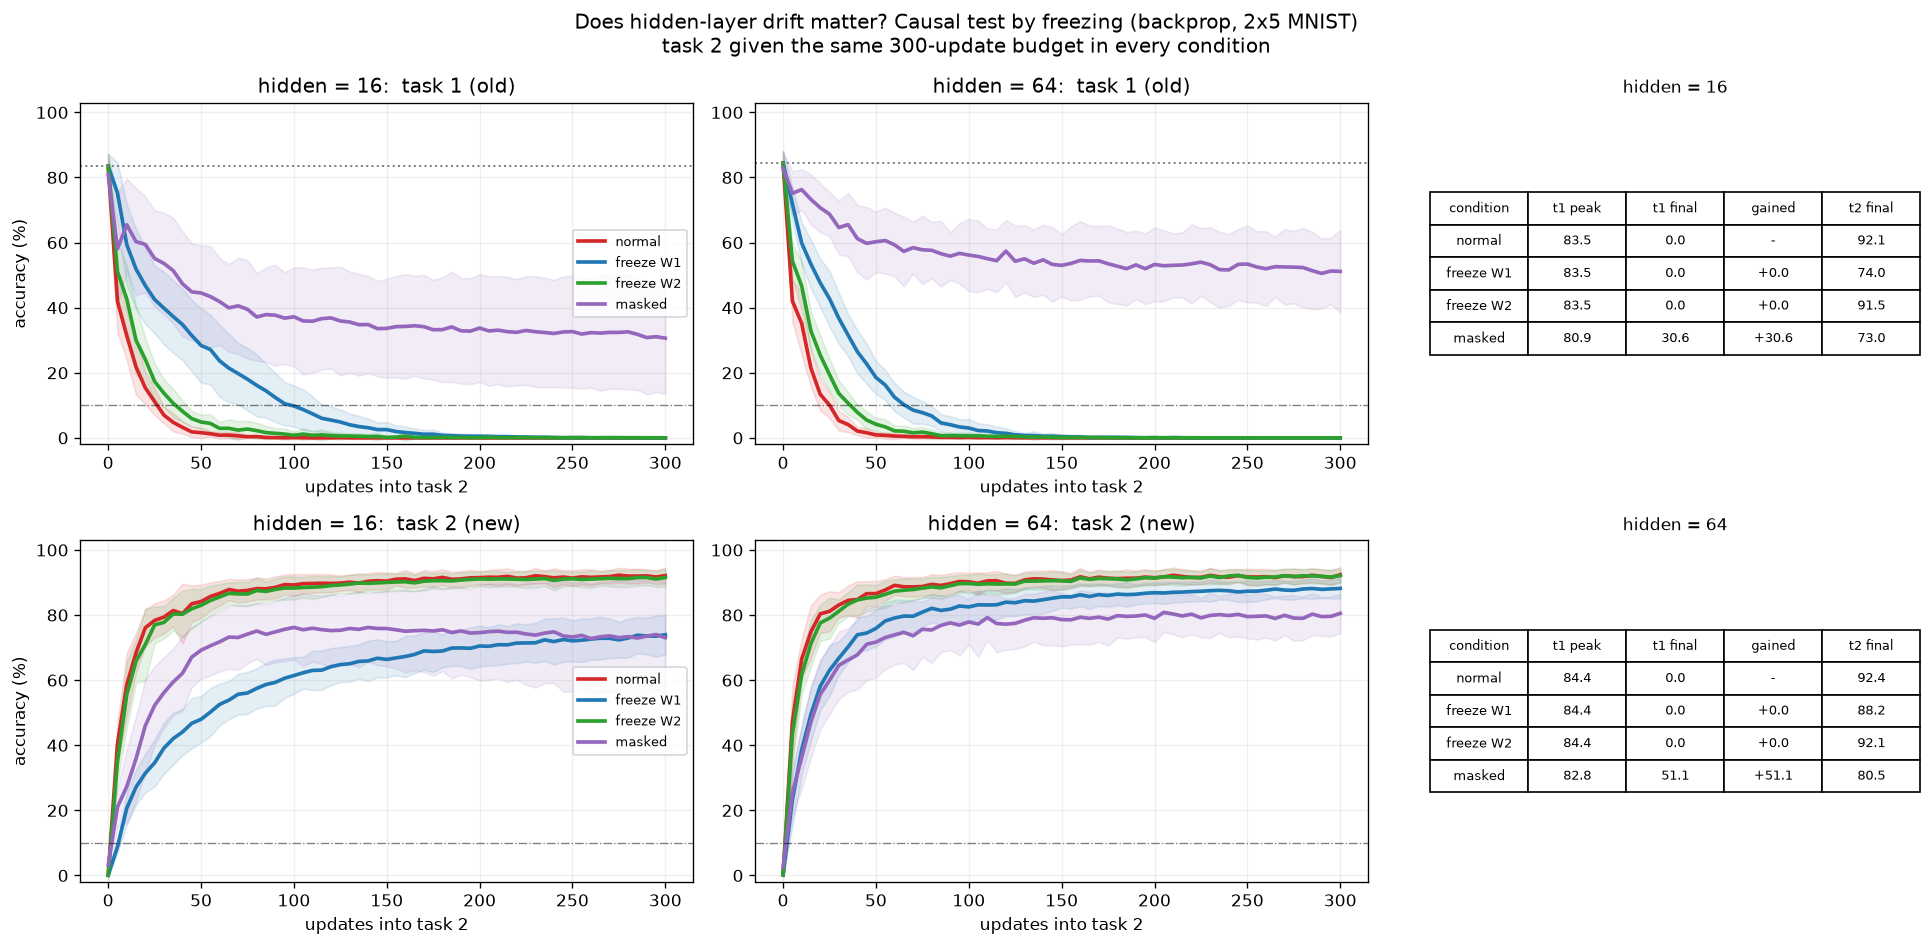

The Python source for this figure:
"""22_does_hidden_drift_matter  (CORRECTED)

ONE QUESTION
    Does it make any difference whether the network keeps its internal representation?

WHAT WAS WRONG IN THE FIRST VERSION
    Task 1 and task 2 were run in two separate calls to run_classil. The second call was given
    a ONE-element task list, so its `curves` array had a single column -- task 2's accuracy --
    which the script then plotted with a "task 1" label. The top row of the old figure was
    task-2 learning curves. The printed table and the bar chart were computed separately and
    were correct, so the CONCLUSION did not change; only the picture was wrong.

    Fix: one run_classil call covering both tasks, using a per-task budget list. Task 1 trains
    to a competence threshold; task 2 gets a fixed number of updates, identical in every
    condition, so no condition can appear to "forget less" merely by training less.

WHAT IS BEING COMPARED
    Backprop only. 2 tasks x 5 classes, MNIST 14x14. During TASK 2 ONLY:

      normal      nothing held fixed
      freeze W1   input->hidden weights held fixed   -> the hidden code CANNOT change
      freeze W2   hidden->output weights held fixed  -> the output readout CANNOT change
      masked      absent classes contribute no gradient -> the downward push on classes not in
                  the current task is switched off

    Run at hidden = 16 and hidden = 64.

HOW IT ANSWERS THE QUESTION
    "freeze W1 minus normal" is a CAUSAL upper bound. If eliminating hidden-layer change
    entirely gives back 3 percentage points, then no method that works by reducing
    hidden-layer change -- prospective configuration included -- can give back more than 3
    points at that width.

RESULT FROM THE FIRST RUN (not changed by this fix)
      hidden=16:  freeze W1 +3.3   freeze W2 +0.1   masked +30.2
      hidden=64:  freeze W1 +0.1   freeze W2 +0.0   masked +46.9

    Note especially that freezing W2 changes nothing while task 2 still reaches ~90%. With the
    readout pinned, the network learns task 2 by rewriting the hidden code instead. Blocking
    one route diverts the change through the other; only switching off the downward push on
    absent classes helps.

FIGURE
    Row 1: task-1 accuracy through task 2 -- now genuinely task 1.
    Row 2: task-2 accuracy over the same window, so it is visible that every condition really
           did learn task 2. Without this, "freeze W1 forgot less" could just mean "learnt
           less", which is the confound this whole design exists to remove.
    Right: a small table of final values. Three of four conditions sit at zero, so a bar chart
           is the wrong instrument -- it draws three empty boxes and says nothing. The table
           states the numbers plainly and the curves carry the shape information.
"""
import sys, time
from pathlib import Path
ROOT = Path(__file__).resolve().parent.parent
sys.path.insert(0, str(ROOT))

import numpy as np
import torch
import matplotlib.pyplot as plt

from src.data import load_mnist, class_indices, make_eval_split
from src.model import Arch, Objective, replace
from src.methods import build_method
from src.runner import run_classil
from src.metrics import half_life, area_retained
from src.probes import restricted_argmax_fn

# ============================ constants ============================
DEVICE    = "cuda" if torch.cuda.is_available() else "cpu"
DATA_DIR  = ROOT / "data"
FIG       = Path(__file__).resolve().with_suffix(".png")
IMG_SIZE  = 14
BASE_SEED = 0
N_RUNS    = 10

WIDTHS            = [16, 64]
CLASSES_PER_TASK  = 5
TASK1_THRESHOLD   = 0.70
STOP_PATIENCE     = 3
TASK1_MAX_ITERS   = 800
TASK2_ITERS       = 300
BATCH             = 32
EVAL_EVERY        = 5
EVAL_PER_CLASS    = 100

ARCH_BASE = Arch(in_dim=IMG_SIZE * IMG_SIZE, hidden=64, out_dim=10,
                 act="tanh", bias=True, init="scaled_normal")
OBJ_FULL   = Objective(loss="mse", target="onehot", mask=False)
OBJ_MASKED = replace(OBJ_FULL, mask=True)
BP_LR = 0.1     # exp 24: backprop's best under linear+SE 1/0. Was 0.05, worth about 1 point.

CONDITIONS = {
    "normal":    (OBJ_FULL,   set()),
    "freeze W1": (OBJ_FULL,   {"W1", "b1"}),
    "freeze W2": (OBJ_FULL,   {"W2", "b2"}),
    "masked":    (OBJ_MASKED, set()),
}
COLOURS = {"normal": "tab:red", "freeze W1": "tab:blue",
           "freeze W2": "tab:green", "masked": "tab:purple"}
# ==================================================================

train, test = load_mnist(size=IMG_SIZE, root=str(DATA_DIR))
cidx = class_indices(train)

C1 = {(w, c): [] for w in WIDTHS for c in CONDITIONS}
C2 = {(w, c): [] for w in WIDTHS for c in CONDITIONS}
peak = {(w, c): [] for w in WIDTHS for c in CONDITIONS}
hl = {(w, c): [] for w in WIDTHS for c in CONDITIONS}
ar = {(w, c): [] for w in WIDTHS for c in CONDITIONS}
missed = {(w, c): 0 for w in WIDTHS for c in CONDITIONS}
t0 = time.time()

for width in WIDTHS:
    arch = replace(ARCH_BASE, hidden=width)
    for run in range(N_RUNS):
        seed = BASE_SEED + run
        d = np.random.default_rng(seed).permutation(10).tolist()
        k = CLASSES_PER_TASK
        tasks = [sorted(d[:k]), sorted(d[k:2 * k])]
        classes = sorted({c for t in tasks for c in t})
        stop_ev, rep_ev = make_eval_split(test, classes, EVAL_PER_CLASS, DEVICE, seed=seed)

        for cname, (obj, frozen_names) in CONDITIONS.items():
            handle = {}
            step_fn, predict = build_method("backprop", in_dim=arch.in_dim, hidden=width,
                                            out_dim=arch.out_dim, arch=arch, obj=obj,
                                            lr=BP_LR, seed=seed, device=DEVICE, handle=handle)
            params, freeze = handle["params"], handle["freeze"]
            snap = {}

            def on_task_end(ti, step, _p=params, _fz=freeze, _fn=frozen_names, _s=snap):
                if ti == 0:
                    _s["W1"] = _p.W1.detach().clone()
                    _s["W2"] = _p.W2.detach().clone()
                    _fz.update(_fn)

            out = run_classil(
                step_fn, predict, tasks, train, cidx,
                report_eval=rep_ev, stop_eval=stop_ev,
                readouts={"a": restricted_argmax_fn(predict, classes)},
                max_iters_per_task=[TASK1_MAX_ITERS, TASK2_ITERS],
                stop_threshold=[TASK1_THRESHOLD, None],
                stop_patience=STOP_PATIENCE, batch=BATCH,
                eval_every=EVAL_EVERY, device=DEVICE, data_seed=seed,
                on_task_end=on_task_end)

            steps, cur, sw = out["steps"], out["curves"]["a"], out["switches"][0]
            missed[(width, cname)] += int(not out["reached"][0])
            pk = float(cur[steps <= sw][-1, 0])
            peak[(width, cname)].append(pk)
            after = cur[steps > sw]
            # Index 0 is the PRE-SWITCH PEAK. Without it the curve starts at the first eval
            # after the switch (EVAL_EVERY updates in), by which point an unmasked run has
            # already fallen a long way -- so panels appeared to start at different heights.
            pk2 = float(cur[steps <= sw][-1, 1])
            C1[(width, cname)].append(np.concatenate([[pk], after[:, 0]]))
            C2[(width, cname)].append(np.concatenate([[pk2], after[:, 1]]))
            hl[(width, cname)].append(half_life(steps, cur[:, 0], after=sw, peak=pk))
            ar[(width, cname)].append(area_retained(steps, cur[:, 0], after=sw, peak=pk))

            if "W1" in frozen_names:
                assert torch.equal(params.W1, snap["W1"]), "W1 moved despite being frozen"
            if "W2" in frozen_names:
                assert torch.equal(params.W2, snap["W2"]), "W2 moved despite being frozen"

    print(f"h={width:>4} | " + " | ".join(
        f"{c}: t1 {np.mean([x[-1] for x in C1[(width, c)]]) * 100:5.1f}%"
        f" t2 {np.mean([x[-1] for x in C2[(width, c)]]) * 100:5.1f}%" for c in CONDITIONS)
        + f" | {time.time() - t0:5.0f}s")

# ------------------------------- table -------------------------------
print("\n" + "=" * 104)
print(f"After {TASK2_ITERS} fixed updates on task 2  ({N_RUNS} runs, task 1 trained to "
      f"{TASK1_THRESHOLD:.0%}, lr {BP_LR})")
print(f"{'hidden':>7}{'condition':>12}{'t1 peak':>10}{'t1 final':>13}{'recovered':>11}"
      f"{'t2 final':>10}{'half-life':>11}{'area kept':>11}")
for w in WIDTHS:
    base = np.mean([x[-1] for x in C1[(w, "normal")]]) * 100
    for c in CONDITIONS:
        f1 = np.array([x[-1] for x in C1[(w, c)]]) * 100
        f2 = np.array([x[-1] for x in C2[(w, c)]]) * 100
        # Runs that never halved are CENSORED at the window end, not dropped. Dropping them
        # biases the mean downward and hides the best-performing condition entirely.
        h = [TASK2_ITERS if v is None else v for v in hl[(w, c)]]
        ncens = sum(v is None for v in hl[(w, c)])
        rec = "" if c == "normal" else f"{f1.mean() - base:+11.1f}"
        print(f"{w:>7}{c:>12}{np.mean(peak[(w, c)]) * 100:>10.1f}"
              f"{f1.mean():>9.1f}+/-{f1.std():<3.1f}{rec}"
              f"{f2.mean():>10.1f}{np.mean(h):>10.0f}{'*' if ncens else ' '}"
              f"{np.mean(ar[(w, c)]):>11.2f}")
        if missed[(w, c)]:
            print(f"{'':>19}WARNING: task 1 missed the threshold in {missed[(w, c)]} run(s)")
        if np.mean(peak[(w, c)]) < TASK1_THRESHOLD:
            print(f"{'':>19}CAVEAT: mean peak {np.mean(peak[(w, c)]) * 100:.1f}% is below the "
                  f"{TASK1_THRESHOLD:.0%} criterion -- retention here is not comparable")

print("\nREAD IT LIKE THIS")
print("  'recovered' = percentage points of task-1 accuracy the intervention gives back,")
print("     compared with doing nothing. 'freeze W1' recovered is the CAUSAL CEILING on what")
print("     any method that works by stabilising the hidden layer could win at that width.")
print("  't2 final' should be similar across conditions, or the comparison is unfair.")
print("  '*' after half-life = some runs never halved and were censored at the window end.")
print("  'half-life' = updates for task-1 accuracy to fall to half its pre-switch peak. Use")
print("     this, not the final value, whenever every condition ends near zero.")

# ------------------------------- figure -------------------------------
ncol = len(WIDTHS) + 1
fig, axes = plt.subplots(2, ncol, figsize=(5.8 * len(WIDTHS) + 4.6, 8),
                         gridspec_kw={"width_ratios": [1] * len(WIDTHS) + [0.8]})
for j, w in enumerate(WIDTHS):
    n = min(min(len(x) for x in C1[(w, c)]) for c in CONDITIONS)
    xs = np.arange(n) * EVAL_EVERY
    for row, (store, lab) in enumerate([(C1, "task 1 (old)"), (C2, "task 2 (new)")]):
        ax = axes[row, j]
        for c in CONDITIONS:
            A = np.stack([x[:n] for x in store[(w, c)]]) * 100
            ax.plot(xs, A.mean(0), color=COLOURS[c], lw=2.2, label=c)
            ax.fill_between(xs, A.mean(0) - A.std(0), A.mean(0) + A.std(0),
                            color=COLOURS[c], alpha=0.12)
        ax.axhline(100 / (2 * CLASSES_PER_TASK), color="k", lw=0.8, ls="-.", alpha=0.5)
        if row == 0:
            ax.axhline(np.mean(peak[(w, "normal")]) * 100, color="gray", ls=":", lw=1.2)
        ax.set_ylim(-2, 103); ax.grid(alpha=0.2)
        ax.set_title(f"hidden = {w}:  {lab}")
        ax.set_xlabel("updates into task 2")
        if j == 0:
            ax.set_ylabel("accuracy (%)")
            ax.legend(fontsize=8, loc="center right")

for row, w in enumerate(WIDTHS[:2]):
    ax = axes[row, ncol - 1]; ax.axis("off")
    base = np.mean([x[-1] for x in C1[(w, "normal")]]) * 100
    rows = [[c, f"{np.mean(peak[(w, c)]) * 100:.1f}",
             f"{np.mean([x[-1] for x in C1[(w, c)]]) * 100:.1f}",
             "-" if c == "normal" else f"{np.mean([x[-1] for x in C1[(w, c)]]) * 100 - base:+.1f}",
             f"{np.mean([x[-1] for x in C2[(w, c)]]) * 100:.1f}"] for c in CONDITIONS]
    tb = ax.table(cellText=rows,
                  colLabels=["condition", "t1 peak", "t1 final", "gained", "t2 final"],
                  loc="center", cellLoc="center")
    tb.auto_set_font_size(False); tb.set_fontsize(8); tb.scale(1, 1.6)
    ax.set_title(f"hidden = {w}", fontsize=10)

fig.suptitle("Does hidden-layer drift matter? Causal test by freezing (backprop, 2x5 MNIST)\n"
             f"task 2 given the same {TASK2_ITERS}-update budget in every condition")
fig.tight_layout(); fig.savefig(FIG, dpi=120, bbox_inches="tight")
print(f"\nsaved {FIG.name}")
np.savez(FIG.with_suffix(".npz"),
         **{f"t1|{w}|{c}": np.array([x[-1] for x in v]) for (w, c), v in C1.items()},
         **{f"t2|{w}|{c}": np.array([x[-1] for x in v]) for (w, c), v in C2.items()},
         widths=WIDTHS, task2_iters=TASK2_ITERS)
